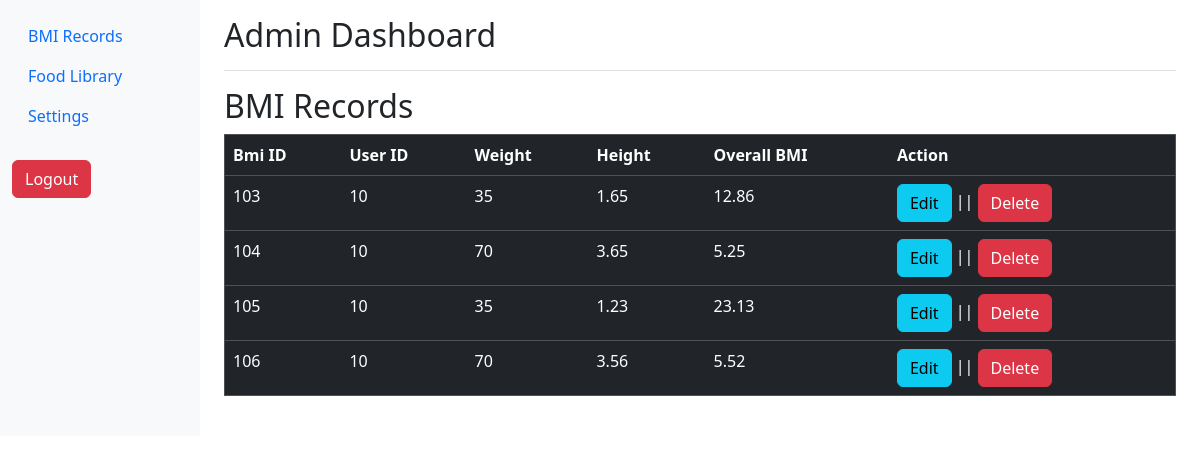
Page /admin-dashboard.php (signed in) on the earlier database version.
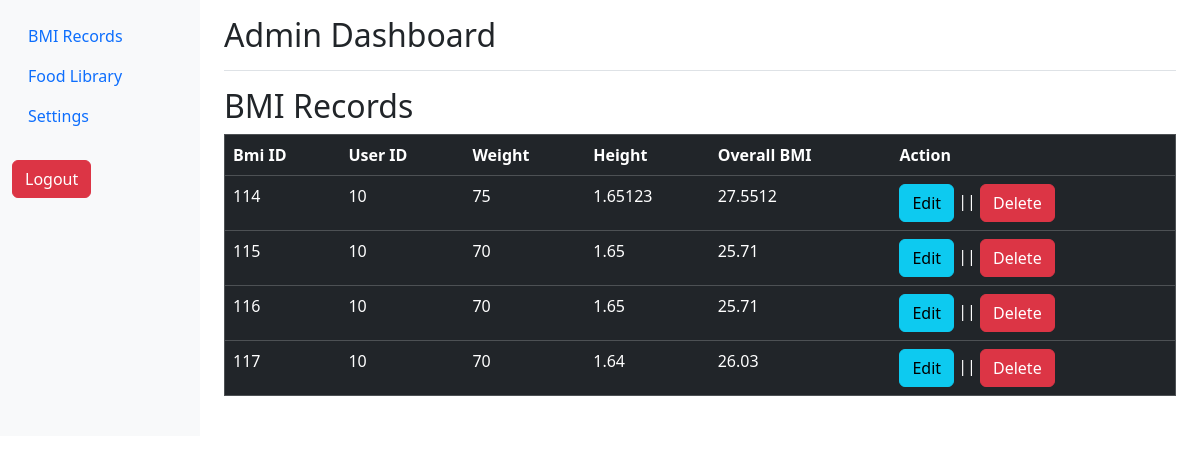
Same page on the later database version.
### tables this page shows
CREATE TABLE `bmi_users` (
  `bmi_id` int(11) NOT NULL,
  `user_id` int(11) NOT NULL,
  `weight` int(11) NOT NULL,
  `height` float NOT NULL,
  `bmi` float NOT NULL
);

### admin-dashboard.php (the view, shortened to what this page needs)
<?php require 'connection.php';?>
<!DOCTYPE html>
<html lang="en">
<head>
	<link rel="stylesheet" href="bootstrap.css">
</head>
<body>
<div class="container-fluid">
        <div class="row">
            <nav id="sidebarMenu" class="col-md-3 col-lg-2 d-md-block bg-light sidebar collapse">
                <div class="position-sticky pt-3">
                    <ul class="nav flex-column">
                        <li class="nav-item">
                            <a class="nav-link" href="#">
                                BMI Records
                            </a>
                        </li>
                        <li class="nav-item">
                            <a class="nav-link" href="admin_foodlibrary.php">
                                Food Library
                            </a>
                        </li>
                        <li class="nav-item">
                            <a class="nav-link" href="#">
                                Settings
                            </a>
                        </li>
						<form action="" method="POST"><br>
	<button type="submit" name="logout" value="logout" class="btn btn-danger"  onclick="return confirm('Are you sure you want to logout?')">Logout</button>
</form>
                    </ul>
                </div>
            </nav>
            <main class="col-md-9 ms-sm-auto col-lg-10 px-md-4">
                <div class="d-flex justify-content-between flex-wrap flex-md-nowrap align-items-center pt-3 pb-2 mb-3 border-bottom">
                    <h1 class="h2">Admin Dashboard</h1>
                </div>
				<h2>BMI Records</h2>
<table border="1" class="table table-dark">
		<th>Bmi ID</th>
		<th>User ID</th>
		<th>Weight</th>
		<th>Height</th>
		<th>Overall BMI</th>
		<th>Action</th>
<?php
	        $sql = "SELECT * FROM bmi_users";
			$result = $conn->query($sql);
			if($result->num_rows > 0){
				while($row = $result -> fetch_assoc()){
			echo "<tr>";
			echo "<td>".$row["bmi_id"]."</td>";
			echo "<td>".$row["user_id"]."</td>";
			echo "<td>".$row["weight"]."</td>";
			echo "<td>".$row["height"]."</td>";
			echo "<td>".$row["bmi"]."</td>";
			echo "<td><a href='updatebmi.php?bmi_id=".$row["bmi_id"]."'  class='btn btn-info'>Edit</a> || <a href='deletebmi.php?bmi_id=".$row["bmi_id"]."'  class='btn btn-danger'>Delete</a></td>";
			echo "</tr>";
				}
			}else{
				echo "<tr><td colspan = '7'> No records found</td></tr>";
			}
?>
		</table>
		<br>
</body>
</html>

Differences in the rows shown:
removed bmi_users: bmi_id "103", user "10", weight "35", height "1.65", bmi "12.86"
removed bmi_users: bmi_id "104", user "10", weight "70", height "3.65", bmi "5.25"
removed bmi_users: bmi_id "105", user "10", weight "35", height "1.23", bmi "23.13"
removed bmi_users: bmi_id "106", user "10", weight "70", height "3.56", bmi "5.52"
added bmi_users: bmi_id "114", user "10", weight "75", height "1.65123", bmi "27.5512"
added bmi_users: bmi_id "115", user "10", weight "70", height "1.65", bmi "25.71"
added bmi_users: bmi_id "116", user "10", weight "70", height "1.65", bmi "25.71"
added bmi_users: bmi_id "117", user "10", weight "70", height "1.64", bmi "26.03"
